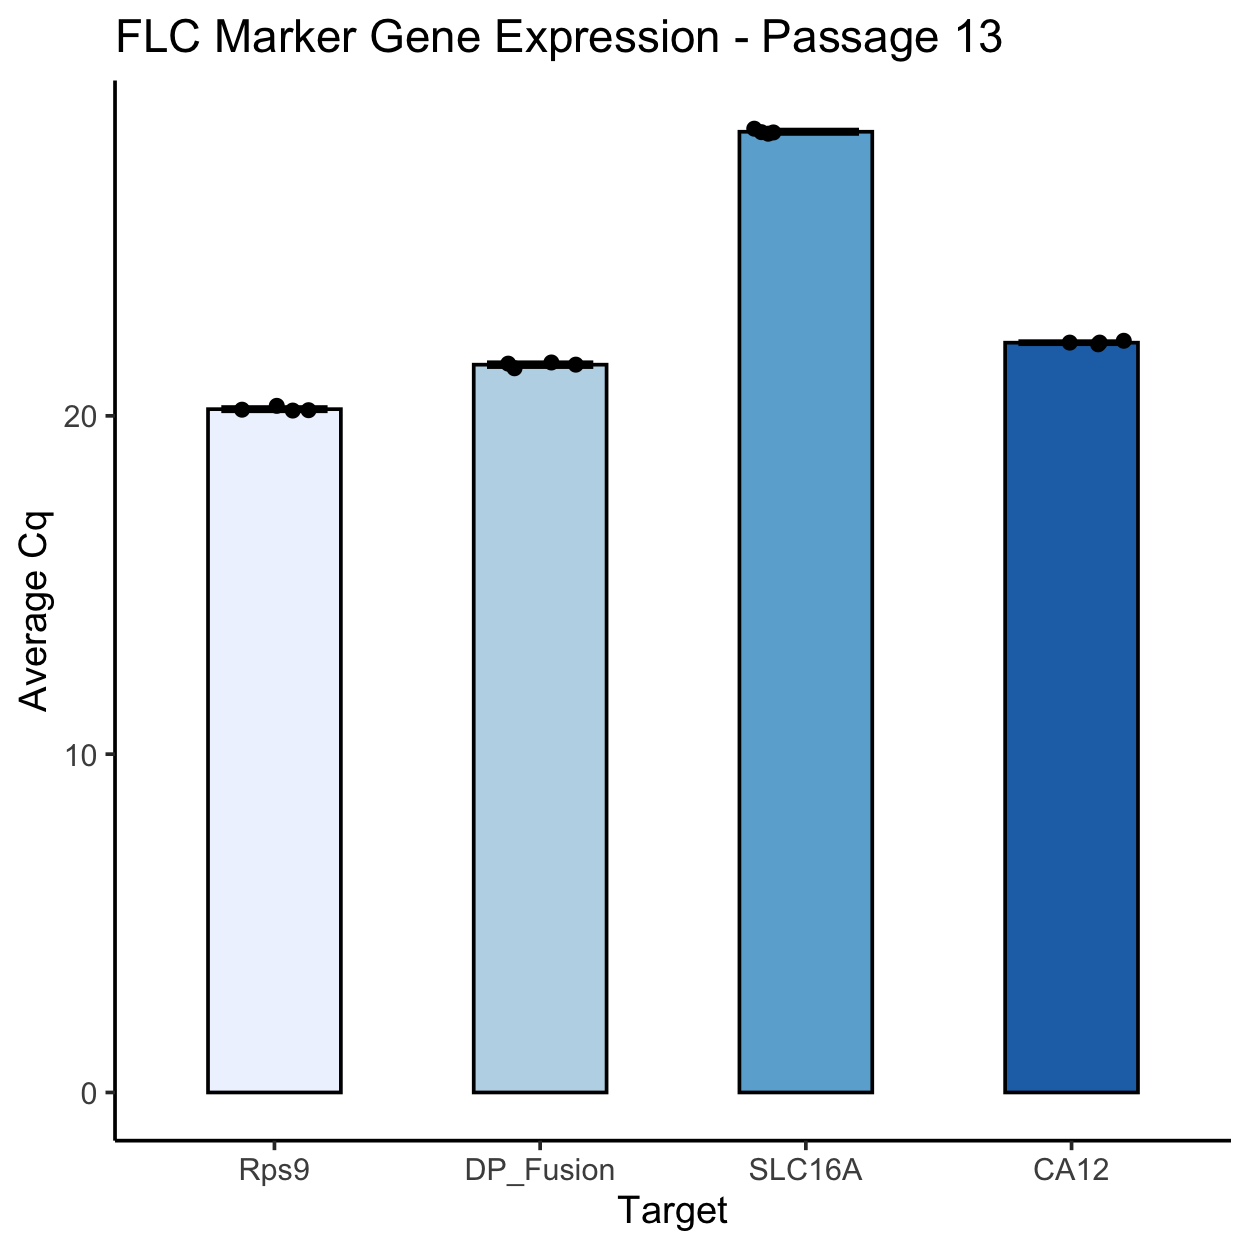

Generate this figure with R:
library(ggplot2)
library(tidyr)
library(dplyr)
library(ggpubr)
library(viridis)

install.packages("ggbeeswarm")
install.packages("viridis")

setwd("~/Documents/Sethupathylab/FLC/2021_01_22")

data_summary <- function(data, varname, groupnames){
  require(plyr)
  summary_func <- function(x, col){
    c(mean = mean(x[[col]], na.rm=TRUE),
      sd = sd(x[[col]], na.rm=TRUE))
  }
  data_sum<-ddply(data, groupnames, .fun=summary_func,
                  varname)
  data_sum <- rename(data_sum, c("mean" = varname))
  return(data_sum)
}

qPCR.df <- read.csv("FLC_H_qPCR_diagnostic_messy.csv", row.names = 1)

qPCR.tidy <- data.frame(qPCR.df) %>% 
  mutate(genotype = rownames(qPCR.df))

qPCR.tidy <- qPCR.tidy %>% 
  gather(key = sample, value = measurement, -genotype) %>% 
  separate(col = sample, into = c("experiment", "replicate"), sep = "_")

qPCR.summary <- data_summary(qPCR.tidy, varname = "measurement", 
                             groupnames = "genotype")

qPCR.tidy$genotype <- factor(qPCR.tidy$genotype, levels = c("Rps9", "DP_Fusion", "SLC16A", "CA12"))
qPCR.summary$genotype <- factor(qPCR.summary$genotype, levels = c("Rps9", "DP_Fusion", "SLC16A", "CA12"))

p <- ggplot(qPCR.summary, aes(x = genotype, y = measurement, fill = genotype)) + 
  geom_bar(stat="identity",
           color="black", 
           position=position_dodge(),
           width = .5) +
  scale_fill_brewer() +
  geom_jitter(data = qPCR.tidy, aes(x = genotype, y = measurement), width = 0.2) +
  geom_errorbar(aes(ymin = measurement - sd, ymax = measurement + sd),
                width = .4,
                position=position_dodge(.9)) +
  theme_classic() +
  theme(legend.position = "none") +
  labs(title = "FLC Marker Gene Expression - Passage 13", 
       x = "Target", 
       y = "Average Cq")
print(p)

png(units = 'in', width = 5, height = 5, res = 250)
p
dev.off()
